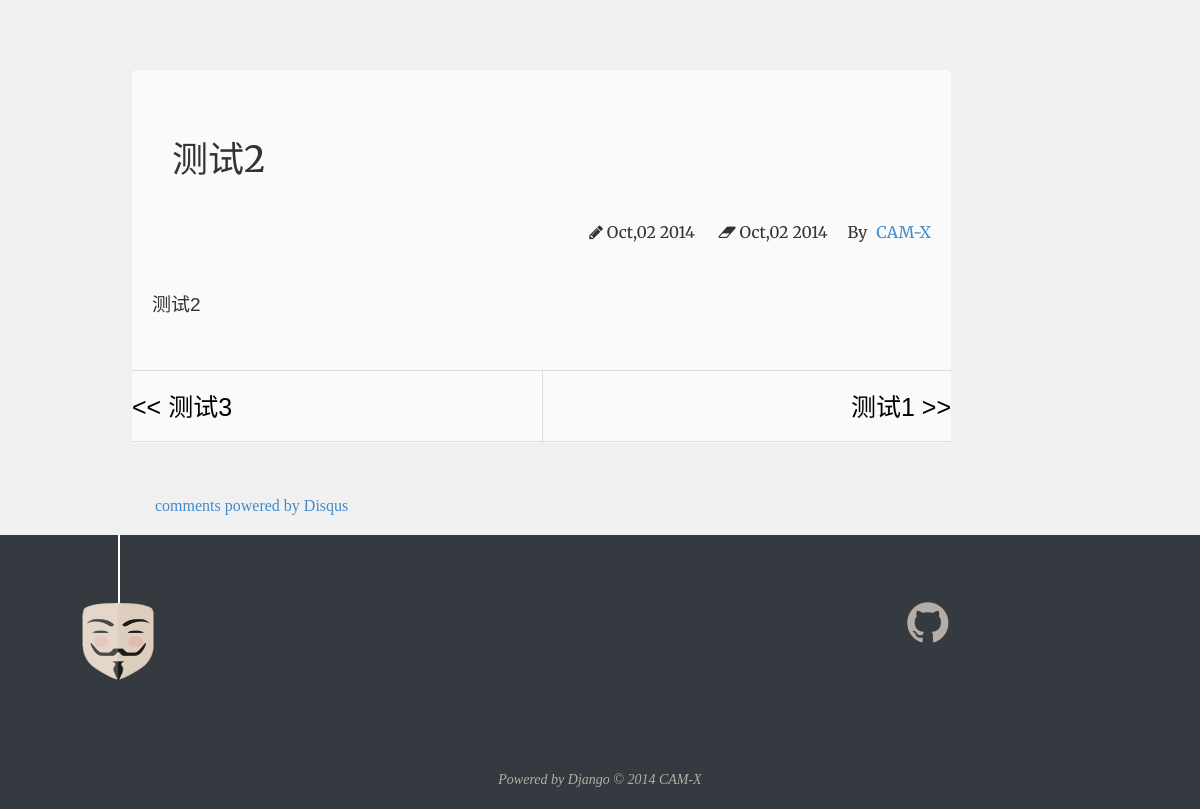
/xss/test2, run on the app's committed database.
### myblog/models.py (models this page shows, shortened)
class Article(models.Model):
    title = models.CharField(max_length=200)
    body = models.TextField()
    """
    CATEGORY = (
        ('xss', 'Cross Site Scripting'),
        ('pentest', 'Penetration Test'),
    )
    category = models.CharField(max_length=200,
                                choices=CATEGORY,
                                default='xss')
    """
    category = models.CharField(max_length=200, default='xss')
    abstract = models.CharField(max_length=200, default='nihao')
    publish = models.BooleanField(default=True)
    created = models.DateTimeField(auto_now_add=True)
    modified = models.DateTimeField(auto_now=True)
    article_id = models.IntegerField(default=0)
    slug = models.SlugField(max_length=200, unique=True)
    class Meta:
        verbose_name = "Blog Article"
        verbose_name_plural = "Blog Articles"
        ordering = ["-created"]

### myblog/views.py (the view)
# urls.py: url(r'^(?P<category>\w+)/(?P<slug>[\w-]+)$', views.blog_detail, name="article_detail"),
def blog_detail(request, category, slug):
    article = get_object_or_404(Article, category=category, slug=slug)
    articles = get_list_or_404(Article, category=category)
    article_previous = None
    article_next = None
    for i in range(len(articles)):
        if articles[i].slug == slug:
            if i == 0:
                article_next = articles[i+1]
                break
            elif i == len(articles) - 1:
                article_previous = articles[i-1]
                break
            else:
                article_previous = articles[i-1]
                article_next = articles[i+1]
    return render(request, "post.html", dict(article=article,
                                             article_previous=article_previous,
                                             article_next=article_next))

### templates/post.html (shortened to what this page needs)
{% load staticfiles %}
{% load django_markdown %}
<!DOCTYPE html>
<html lang="en">
  <head>
    <link href="//maxcdn.bootstrapcdn.com/font-awesome/4.2.0/css/font-awesome.min.css" rel="stylesheet">
    <link href="{% static "css/bootstrap.min.css" %}" rel="stylesheet">
    <link href="{% static "css/blog.css" %}" rel="stylesheet">
  </head>
<body class="post" data-spy="scroll" data-target="#sidenav-scrollspy">
    <div class="container">
        <div class="row article-row">
            <div class="col-md-8 col-md-offset-2 article-wrapper">
                <article>
                   <header class="article-info">
                       <h1>{{ article.title }}</h1>
                       <p class="article-author">By <a href={% url "index" %}>CAM-X</a></p>
                       <p class="article-time">
                           <time><i class="fa fa-pencil"></i> {{ article.created|date:"M,d Y" }}</time>
                           <time><i class="fa fa-eraser"></i> {{ article.modified|date:"M,d Y" }}</time>
                       </p>
                   </header>
                    <div class="article-content">
                        {{ article.body|markdown }}
                    </div>
                </article>
                <nav class="article-nav">
                    {% if article_previous == None %}
                        <a class="no-prev"></a>
                    {% else %}
                        <a class="prev" href={% url "article_detail" category=article_previous.category slug=article_previous.slug%}>
                            << {{ article_previous.title }}
                        </a>
                    {% endif %}
                    {% if article_next == None %}
                        <a class="no-next"></a>
                    {% else %}
                        <a class="next" href={% url "article_detail" category=article_next.category slug=article_next.slug%}>
                            {{ article_next.title }} >>
                        </a>
                    {% endif %}
                </nav>
            </div>
            <div class="col-md-2" id="sidenav-scrollspy">
            </div>
            <div class="comments">
                <a href="http://disqus.com" class="dsq-brlink">comments powered by <span class="logo-disqus">Disqus</span></a>
            </div>
        </div>
    </div>
    <footer>
        <div id="footer">
           <div class="line">
               <span></span>
               <div class="anonymous"></div>
           </div>
           <div class="social-font">
               <a href="https://github.com/cam-x" target="_blank" title="github">
                   <i class="fa fa-github fa-3x"></i>
               </a>
           </div>
           <p class="copyright">
               Powered by <a href="https://www.djangoproject.com/" target="_blank" title="Django">Django</a>
                © 2014 <a href={% url 'index' %}>CAM-X</a>
           </p>
        </div>
    </footer>
</body>
</html>

### static/css/blog.css (style rules this page uses)
body { font-family: Georgia, "Times New Roman", Times, "Songti SC", "SimSun", sans-serif; color: #333; font-size: 16px; line-height: 1.6; padding: 0; background-color: #f6f6f6; margin: 0; }
#sidenav-scrollspy { width: 200px; padding-top: 250px; }
.post { background-color: rgb(240,240,240); }
.article-wrapper { background-color: #fafafa; margin-top: 70px; margin-bottom: 50px; padding: 0; border-radius: 5px; }
.article-row >.col-md-8 { width: 70%; }
.article-row >.col-md-offset-2 { margin-left: 10%; }
article header.article-info { font-family: Merriweather,'HYQuanTangShiJ',serif; padding: 20px 20px; }
article header.article-info>h1 { padding: 30px 20px; }
article header.article-info>p.article-time { text-align: left; float: right; }
article header.article-info>p.article-time>time { padding: 10px 10px; }
article header.article-info>p.article-author { float: right; margin-left: 10px; }
article header.article-info>p.article-author>a { padding-left:5px; }
article .article-content { font-family: Arial,'HYQuanTangShiJ',serif; font-size: 19px; padding: 50px 20px; }
.article-nav { border-top: 1px solid #dbdbdb; border-bottom: 1px solid #dbdbdb; height: 5em; line-height: 5em; font-size: 0.9em; position: relative; display: block; }
.article-nav .prev { width: 50%; float: left; text-align: left; padding: 0; }
.article-nav .next { width: 50%; float: right; text-align: right; padding: 0; border-left: 1px solid #dbdbdb; }
.article-nav a { font-family: Arial,'HYQuanTangShiJ',serif; font-size: 25px; color: #000000; }
.comments { max-width: 780px; margin: auto 140px; }
footer { margin-top: 1em; background: #343a40; padding: 0 2% 0.5em; }
#footer { width: 95%; margin: 0 auto; overflow: hidden; position: relative; }
#footer .line { height: 14em; margin: 0 auto; }
#footer .line span { position: absolute; left: 3.68em; margin: 0 0 1.5em; display: block; width: 0.5em; height: 6.25em; border-right: 0.125em solid #fff; }
.anonymous { width: 8.875em; height: 8.875em; background: no-repeat url("images/v.png") left top; background-size: 8.875em 8.875em; position: absolute; top: 2.25em; margin: 0 0 1.5em; transition: transform 1s ease-out; }
.social-font { width: 18em; position: absolute; right: -3em; top: 4em; }
.social-font a { color: #b5ada5; }
.copyright { text-align: center; color: #b5ada5; font-style: italic; font-size: 14px; }
.copyright a { color: #b5ada5; }

### data on the page
Article: title "测试2", created "Oct,02 2014", modified "Oct,02 2014", body "测试2"
Article: title "测试3"
Article: title "测试1"
